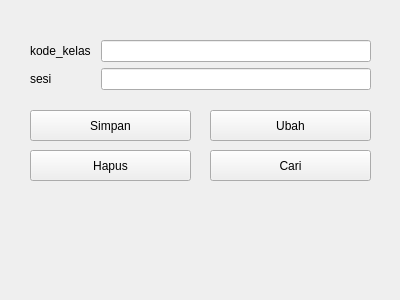
<?xml version="1.0" encoding="UTF-8"?>
<ui version="4.0">
 <class>Form</class>
 <widget class="QWidget" name="Form">
  <property name="geometry">
   <rect>
    <x>0</x>
    <y>0</y>
    <width>400</width>
    <height>300</height>
   </rect>
  </property>
  <property name="windowTitle">
   <string>Form</string>
  </property>
  <widget class="QPushButton" name="btnUbah">
   <property name="geometry">
    <rect>
     <x>210</x>
     <y>110</y>
     <width>161</width>
     <height>31</height>
    </rect>
   </property>
   <property name="text">
    <string>Ubah</string>
   </property>
  </widget>
  <widget class="QPushButton" name="btnHapus">
   <property name="geometry">
    <rect>
     <x>30</x>
     <y>150</y>
     <width>161</width>
     <height>31</height>
    </rect>
   </property>
   <property name="text">
    <string>Hapus</string>
   </property>
  </widget>
  <widget class="QPushButton" name="btnSimpan">
   <property name="geometry">
    <rect>
     <x>30</x>
     <y>110</y>
     <width>161</width>
     <height>31</height>
    </rect>
   </property>
   <property name="text">
    <string>Simpan</string>
   </property>
  </widget>
  <widget class="QPushButton" name="btnCari">
   <property name="geometry">
    <rect>
     <x>210</x>
     <y>150</y>
     <width>161</width>
     <height>31</height>
    </rect>
   </property>
   <property name="text">
    <string>Cari</string>
   </property>
  </widget>
  <widget class="QWidget" name="formLayoutWidget">
   <property name="geometry">
    <rect>
     <x>30</x>
     <y>40</y>
     <width>341</width>
     <height>51</height>
    </rect>
   </property>
   <layout class="QFormLayout" name="formLayout">
    <item row="0" column="0">
     <widget class="QLabel" name="kode_kelasLabel">
      <property name="text">
       <string>kode_kelas </string>
      </property>
     </widget>
    </item>
    <item row="0" column="1">
     <widget class="QLineEdit" name="kode_kelasLineEdit"/>
    </item>
    <item row="1" column="0">
     <widget class="QLabel" name="sesiLabel">
      <property name="text">
       <string>sesi</string>
      </property>
     </widget>
    </item>
    <item row="1" column="1">
     <widget class="QLineEdit" name="sesiLineEdit"/>
    </item>
   </layout>
  </widget>
 </widget>
 <resources/>
 <connections/>
</ui>
